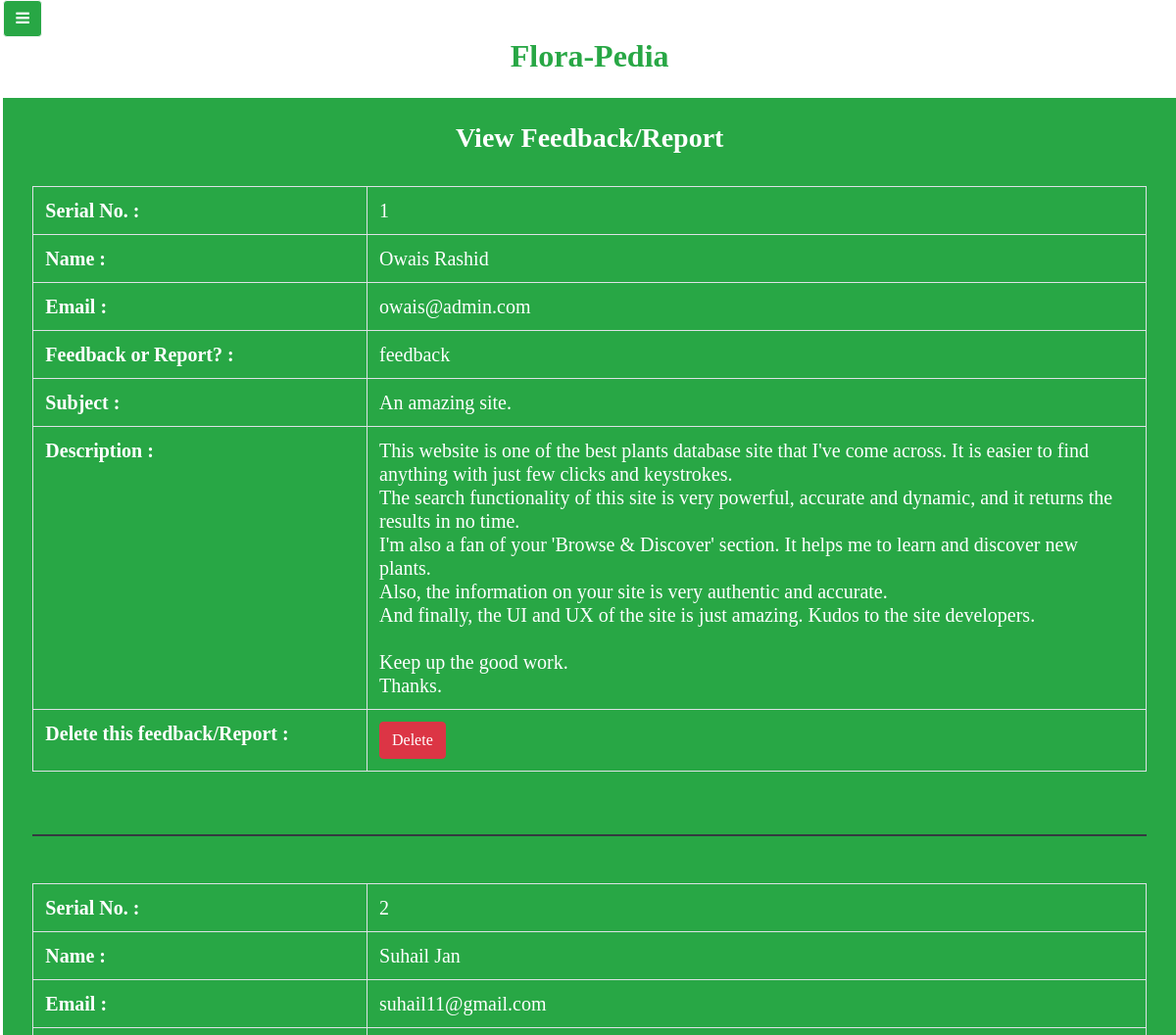
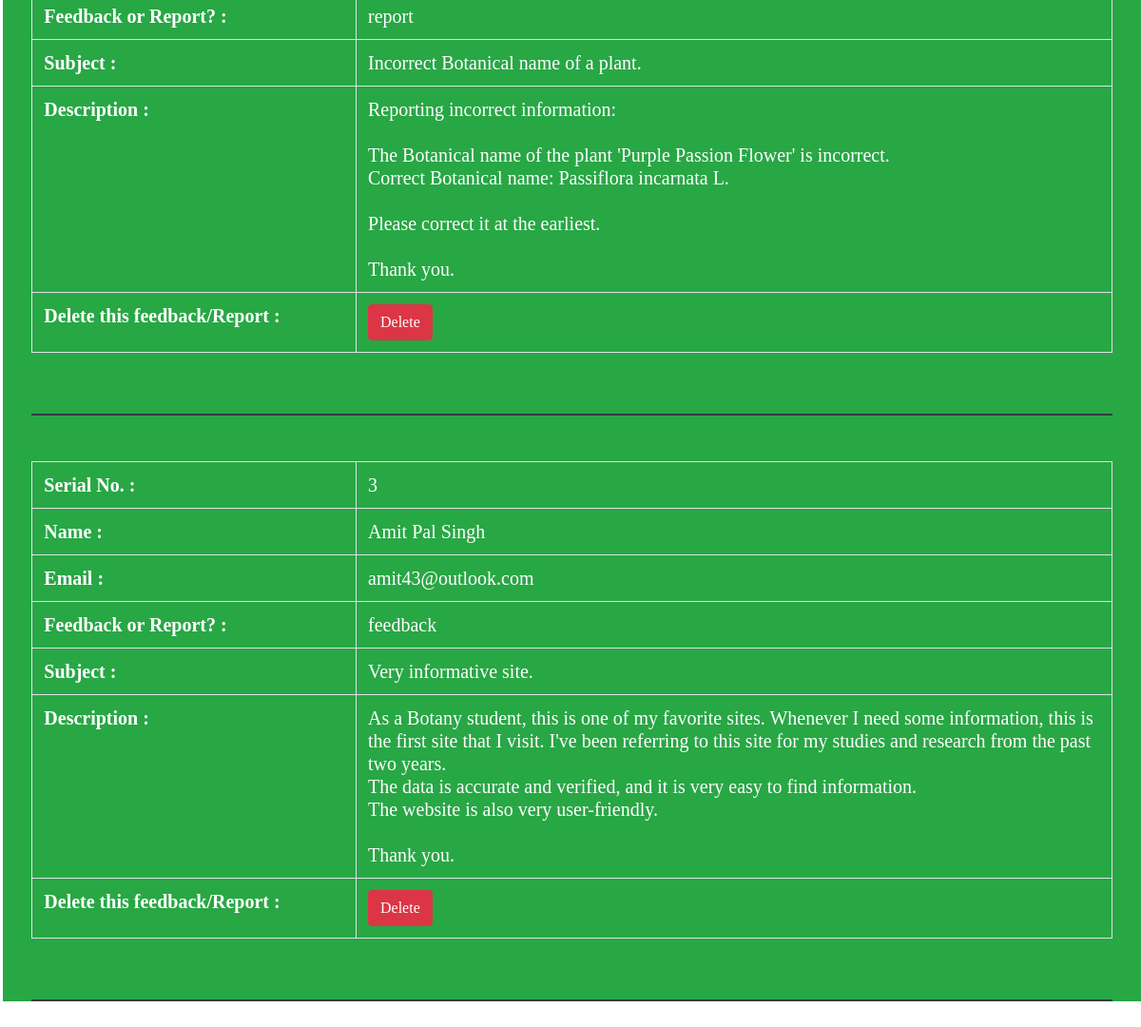
The page /viewFeedbackAndReport.php (signed in) on the database its author committed (2 pictures, top to bottom).
### tables this page shows
CREATE TABLE `feedback_and_report` (
  `id` int(255) NOT NULL,
  `name` varchar(255) NOT NULL,
  `email` varchar(255) NOT NULL,
  `feedbackOrReport` varchar(255) NOT NULL,
  `subject` mediumtext NOT NULL,
  `description` longtext NOT NULL
);

### viewFeedbackAndReport.php (the view, shortened to what this page needs)
<?php
    include 'dbconnect.php';
?>
<!DOCTYPE html>
<html>
<head>
    <link rel="stylesheet" href="https://maxcdn.bootstrapcdn.com/bootstrap/4.5.2/css/bootstrap.min.css">
    <link rel="stylesheet" href="https://cdnjs.cloudflare.com/ajax/libs/font-awesome/4.7.0/css/font-awesome.min.css">
    <link rel="stylesheet" type="text/css" href="styleForMain.css">
</head>
<body>
    <div class="d-flex toggled" id="wrap">
        <div class="main-body">
            <button class="btn btn-outline-light bg-success sticky-top" id="toggler">
                <i class="fa fa-bars"> </i>
            </button>
            <section id="main-form">
                <h2 class="text-center text-success font-weight-bold mb-4"> Flora-Pedia </h2>
                <div class="container-fluid bg-success" id="formsetting">
                    <h3 class="text-center text-white font-weight-bold py-4">View Feedback/Report </h3>
                        <div class="col-md-12 col-sm-12 col-12 m-auto h4 text-white">
                            <?php
                                $sql = "select * from feedback_and_report";
                                $run = mysqli_query($conn , $sql);
                                $i=1;
                                while($row = mysqli_fetch_assoc($run))
                                {
                            ?>
                                    <div class="table-responsive">
                                        <table style="width:100%" class="table text-white table-bordered table-hover h5">
                                            <tr>
                                                <th style="width:30%"> Serial No. : </th>
                                                <td style="width:70%"> <?php echo $i++; ?> </td>
                                            </tr>
                                            <tr>
                                                <th style="width:30%"> Name : </th>
                                                <td style="width:70%"> <?php echo $row['name']; ?> </td>
                                            </tr>
                                            <tr>
                                                <th style="width:30%"> Email : </th>
                                                <td style="width:70%"> <?php echo $row['email']; ?> </td>
                                            </tr>
                                            <tr>
                                                <th style="width:30%"> Feedback or Report? : </th>
                                                <td style="width:70%"> <?php echo $row['feedbackOrReport']; ?> </td>
                                            </tr>
                                            <tr>
                                                <th style="width:30%"> Subject : </th>
                                                <td style="width:70%"> <?php echo $row['subject']; ?> </td>
                                            </tr>
                                            <tr>
                                                <th style="width:30%"> Description : </th>
                                                <td style="width:70%"> <?php echo nl2br( $row['description'] ); ?> </td>
                                            </tr>
                                            <tr>
                                                <th style="width:30%"> Delete this feedback/Report : </th>
                                                <td style="width:70%"> <a class="btn btn-danger btn-rounded" href="delete_feedback_report.php?del_fb_rep=<?php echo $row['id']; ?>" role="button" onclick="return confirm('Are you sure you want to delete this record?')" >Delete</a> </td>
                                            </tr>
                                        </table>
                                    </div>
                                    <hr class="border border-dark mb-5 mt-5">
                            <?php } ?>
                        </div>
                </div>
            </section>
        </div>
    </div>
</body>
</html>

### styleForMain.css (style rules this page uses)
* { margin: 0px; padding: 0px; box-sizing: border-box; font-family: tahoma; }
.main-body { width: 100%; min-width: 0px; }
* { box-sizing: border-box; }

### rows shown on the page
feedback_and_report: name "Owais Rashid", email "owais@admin.com", feedbackOrReport "feedback", subject "An amazing site.", description "This website is one of the best plants database site that I've come across. It is easier to find anything with just few clicks and keystrokes. The search functionality of this site is very powerful, accurate and dynamic, and it returns the results in no time. I'm also a fan of your 'Browse & Discover' section. It helps me to learn and discover new plants. Also, the information on your site is very authentic and accurate. And finally, the UI and UX of the site is just amazing. Kudos to the site developers. Keep up the good work. Thanks."
feedback_and_report: name "Suhail Jan", email "suhail11@gmail.com", feedbackOrReport "report", subject "Incorrect Botanical name of a plant.", description "Reporting incorrect information: The Botanical name of the plant 'Purple Passion Flower' is incorrect. Correct Botanical name: Passiflora incarnata L. Please correct it at the earliest. Thank you."
feedback_and_report: name "Amit Pal Singh", email "amit43@outlook.com", feedbackOrReport "feedback", subject "Very informative site.", description "As a Botany student, this is one of my favorite sites. Whenever I need some information, this is the first site that I visit. I've been referring to this site for my studies and research from the past two years. The data is accurate and verified, and it is very easy to find information. The website is also very user-friendly. Thank you."
